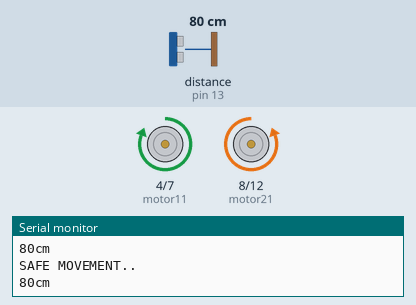
Simulated run of this sketch. Board: Arduino Uno, built with avr-gcc and run on an emulated ATmega328P. Shown: motor-driver pin pairs drawn as motors (green arrow = first pin HIGH = forward, orange = second pin HIGH = backward, longer = more drive), the last lines printed to the serial monitor. Wiring (inferred from the names in the program): ultrasonic range finder: trigger pin 11; echo pin 13. Inputs (shaded band) come from the test bench; at power-on: distance to the obstacle (sensor on pin 13) 80 cm. The echo pulse lasts 58.3 µs per cm; the modem accepts every AT command (registered, SIM ready, sends succeed) and sends nothing else.

Above: at 6.2 s.
6.3 s: distance to the obstacle (sensor on pin 13) set to 28 cm
8.5 s: distance to the obstacle (sensor on pin 13) set to 23 cm
At 10.1 s:
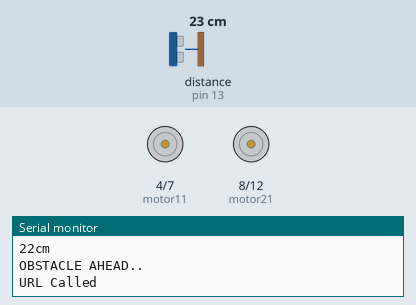
Timing chart, 0 to 11.6 s (numbered marks = the images above; inputs shaded):
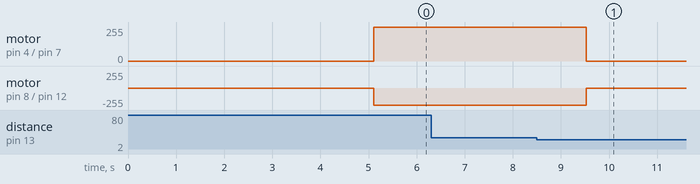

Measured:
- the behaviour switches between 26 and 25 cm on distance to the obstacle (sensor on pin 13) (found by bisection; images 0 and 1)
- after the input at 8.5 s, motor on pin 4 (motor11) / pin 7 (motor12): forward 255/255 → stopped after 1.0 s; motor on pin 8 (motor21) / pin 12 (motor22): backward 255/255 → stopped after 1.0 s

The sketch:

babypro.ino
```cpp
#include "SoftwareSerial.h"

#define motor11 4
#define motor12 7

#define motor21 8
#define motor22 12

/// Ultrasonic

const int trigPin = 11;

const int echoPin = 13;


String ssid ="Redmi";

String password="SUNCYGININ";

SoftwareSerial esp(2, 3);// RX, TX


void setup() {

  pinMode(motor11, OUTPUT);
  pinMode(motor12, OUTPUT);

  pinMode(motor21, OUTPUT);
  pinMode(motor22, OUTPUT);

//pinMode (DHpin, OUTPUT);

esp.begin(115200);

Serial.begin(115200);

reset();

connectWifi();

}


//reset the esp8266 module

void reset() {

esp.println("AT+RST");

delay(1000);

if(esp.find("OK") ) Serial.println("Module Reset");

}


//connect to your wifi network

void connectWifi() {
  Serial.print("Connecting...");

String cmd = "AT+CWJAP=\"" +ssid+"\",\"" + password + "\"";

esp.println(cmd);

delay(4000);

if(esp.find("OK")) {

Serial.println("Connected!");

}

else {

connectWifi();

Serial.println("Cannot connect to wifi"); }

}


void loop () {


long duration, cm;

  // The sensor is triggered by a HIGH pulse of 10 or more microseconds.
  // Give a short LOW pulse beforehand to ensure a clean HIGH pulse:
  pinMode(trigPin, OUTPUT);
  digitalWrite(trigPin, LOW);
  delayMicroseconds(2);
  digitalWrite(trigPin, HIGH);
  delayMicroseconds(10);
  digitalWrite(trigPin, LOW);

  // Read the signal from the sensor: a HIGH pulse whose
  // duration is the time (in microseconds) from the sending
  // of the ping to the reception of its echo off of an object.
  pinMode(echoPin, INPUT);
  duration = pulseIn(echoPin, HIGH);


  cm = duration / 29 / 2;

  Serial.print(cm);
  Serial.print("cm");
  Serial.println();

  delay(100);

if(cm<25)
{
 Serial.println("OBSTACLE AHEAD..");

  digitalWrite(motor11, LOW); //Motor stops//

  digitalWrite(motor21, LOW); //Motor stops//
     digitalWrite(motor12, LOW);
     digitalWrite(motor22, LOW);

    callurl();
}
  else
  {
      Serial.println("SAFE MOVEMENT..");

       digitalWrite(motor11,HIGH);
   digitalWrite(motor22, HIGH);


     digitalWrite(motor12, LOW);
     digitalWrite(motor21, LOW);

  }


delay(1000);

}


// Call a URL

void callurl()
{

//connectWifi();

  String cmd;
   Serial.println("URL Called");

String ncmd = "AT+CIPSTART=\"TCP\",\"";
 ncmd += "192.168.43.146";  // 184.106.153.149 thingspeak IP address
 ncmd += "\",80";
 esp.println(ncmd);
//delay(10000);
 if(esp.find("Error"))
 {
   Serial.println("AT+CIPSTART error");
   return;
}
String hostt = "GET /babycare/api.php";
hostt += "\r\n";
hostt += "Host:192.168.43.146";
hostt += "\r\n\r\n\r\n\r\n\r\n\r\n";
esp.println(hostt);

cmd = "AT+CIPSEND=";
cmd += String(hostt.length());

Serial.println("Length");
Serial.println(cmd);

esp.println(cmd);

if(esp.find(">")){

esp.print(hostt);

delay(2000);

}


else{

esp.println("AT+CIPCLOSE");
// alert user
Serial.println("AT+CIPCLOSE");
}
delay(5000);


  }
```
